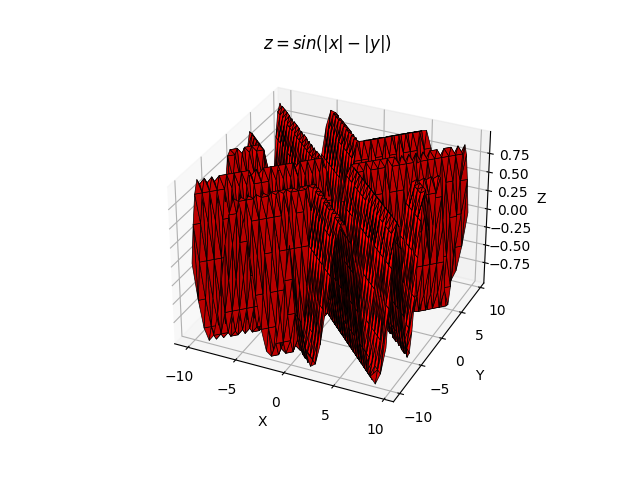

The Python source for this figure:
import matplotlib.pyplot as plt
import numpy as np

fig = plt.figure()
ax = fig.add_subplot(111, projection='3d')

x = np.arange(-10, 10, .5)
y = np.arange(-10, 10, .5)
x, y = np.meshgrid(x, y)
z = (np.sin(np.abs(x) - np.abs(y)))

ax.plot_trisurf(x.flatten(), y.flatten(), z.flatten(), color = 'red')
ax.set_title('$z = sin(|x| - |y|)$')
ax.set_xlabel('X')
ax.set_ylabel('Y')
ax.set_zlabel('Z')

plt.show()
